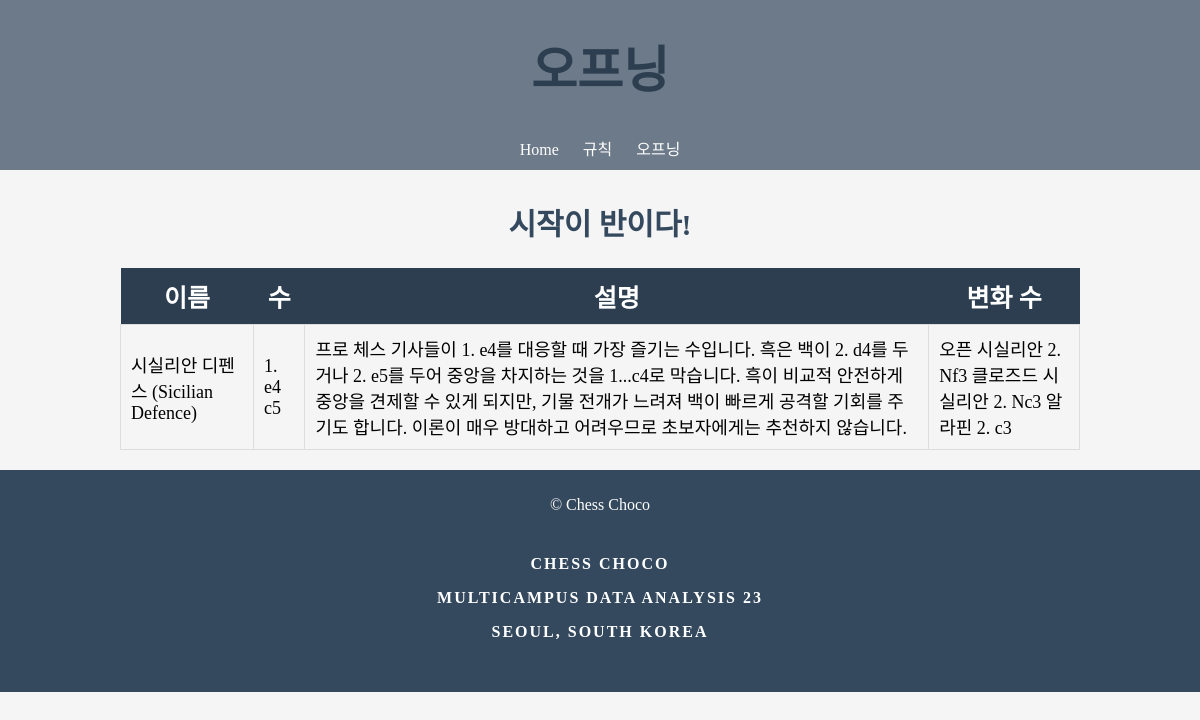
Screenshot of /openings/ with the database file from the repository.
### OpeningAnalysis/models.py (models this page shows)
class ChessOpening(models.Model):
    name = models.CharField(max_length=200)
    moves = models.TextField(null=True)
    description = models.TextField()
    variation = models.TextField(default='없음')

### OpeningAnalysis/views.py (the view)
# urls.py: path("openings/", views.chess_openings)
def chess_openings(request):
    openings = ChessOpening.objects.all()
    return render(request, 'chess_opening.html', {'openings': openings})

### OpeningAnalysis/templates/chess_opening.html
{% extends "base.html" %}
{% block content %}
  <h2>시작이 반이다!</h2>
  <table>
    <thead>
      <tr>
        <th>이름</th>
        <th>수</th>
        <th>설명</th>
        <th>변화 수</th>
      </tr>
    </thead>
    <tbody>
      {% for opening in openings %}
        <tr>
          <td>{{ opening.name }}</td>
          <td>{{ opening.moves }}</td>
          <td>{{ opening.description }}</td>
          <td>{{ opening.variation }}</td>
        </tr>
      {% endfor %}
    </tbody>
  </table>
{% endblock %}

### OpeningAnalysis/templates/base.html (shortened to what this page needs)
<!DOCTYPE html>
<html lang="en">
<head>
</head>
<body>
  <header>
    <h1>오프닝</h1>
    <nav>
        <ul>
          <li><a href="/main">Home</a></li>
          <li><a href="/rules">규칙</a></li>
          <li><a href="/openings">오프닝</a></li>
        </ul>
    </nav>
  </header>
  <main>
    {% block content %}
    {% endblock %}
  </main>
  <footer>
    <p>&copy; Chess Choco</p>
    <div class="cta" onclick="window.open('http://github.com/chess-choco/semi_project');">
        <p>Chess Choco</p>
        <p>MultiCampus Data Analysis 23</p>
        <p>Seoul, South Korea</p>
    </div>
</footer>
</body>
</html>

### OpeningAnalysis/templates/base.html (style rules this page uses)
body { background-color: #F5F5F5; font-family: 'Noto Sans Demilight', 'Noto Sans KR';; margin: 0; padding: 0; }
header { background-color: #6C7A89; color: white; padding: 10px; text-align: center; position: relative; }
nav ul { list-style: none; margin: 0; padding: 0; text-align: center; }
nav li { display: inline-block; margin-right: 20px; }
nav li:last-child { margin-right: 0; }
nav a { color: #fff; text-decoration: none; }
h1 { margin-top: 20px; text-align: center; font-size: 50px; color: #2C3E50; }
h2 { font-size: 30px; color: #34495E; margin-top: 30px; text-align: center; }
table { margin: 20px auto; border-collapse: collapse; width: 80%; }
th { background-color: #2C3E50; color: white; font-size: 25px; padding: 10px; }
td { border: 1px solid #ddd; padding: 10px; font-size: 18px; }
.cta { background-color: #34495E; color: white; display: block; text-align: center; padding: 5px; border-radius: 5px; margin: 20px auto; width: 500px; font-weight: bold; text-transform: uppercase; letter-spacing: 2px; transition: all 0.2s ease-in-out; }
footer { background-color: #34495E; color: rgb(0, 0, 0); text-align: center; padding: 10px; }
p { color: white; }

### rows the page displays
ChessOpening: name "시실리안 디펜스 (Sicilian Defence)", moves "1. e4 c5", description "프로 체스 기사들이 1. e4를 대응할 때 가장 즐기는 수입니다. 흑은 백이 2. d4를 두거나 2. e5를 두어 중앙을 차지하는 것을 1...c4로 막습니다. 흑이 비교적 안전하게 중앙을 견제할 수 있게 되지만, 기물 전개가 느려져 백이 빠르게 공격할 기회를 주기도 합니다. 이론이 매우 방대하고 어려우므로 초보자에게는 추천하지 않습니다.", variation "오픈 시실리안 2. Nf3 클로즈드 시실리안 2. Nc3 알라핀 2. c3"
